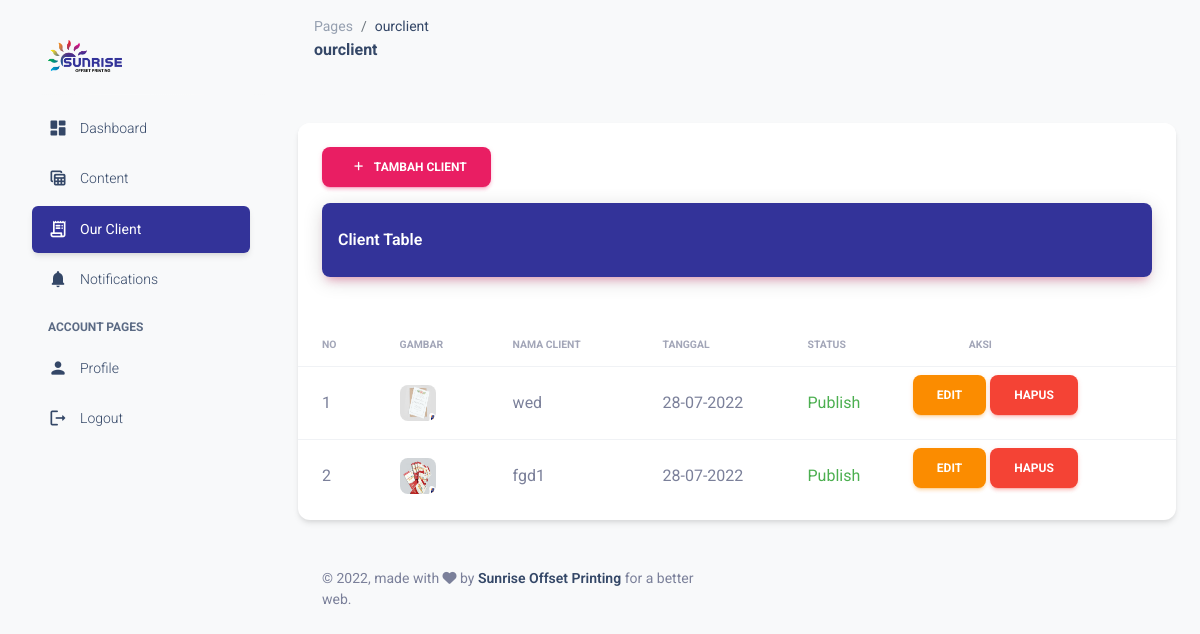
The page /admin/ourclient.php on the database as committed earlier.
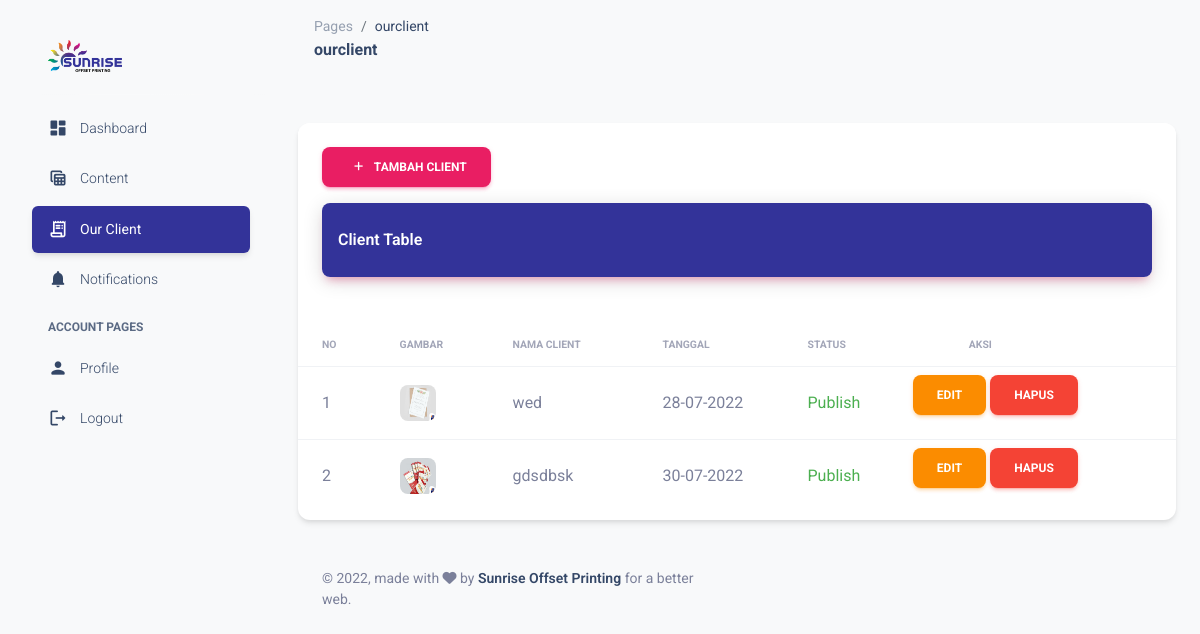
The same page on the database as committed later.
### tables this page shows
CREATE TABLE `ourclient` (
  `id_logoclient` int(11) NOT NULL,
  `kode_logo` varchar(10) NOT NULL,
  `nama_client` varchar(100) NOT NULL,
  `gambar` varchar(100) NOT NULL,
  `tanggal` datetime NOT NULL,
  `status` int(11) NOT NULL
);

### admin/ourclient.php (the view, shortened to what the changed rows need)
<!DOCTYPE html>
<html lang="en">
  <head>
<link href="../admin/assets/css/nucleo-icons.css" rel="stylesheet" />
<link href="../admin/assets/css/nucleo-svg.css" rel="stylesheet" />
<link id="pagestyle" href="../admin/assets/css/material-dashboard.css" rel="stylesheet" />
  </head>
  <body class="g-sidenav-show  bg-gray-100">
      <main class="main-content border-radius-lg ">
<div class="container-fluid py-4">
      <div class="row">
        <div class="col-12">
          <div class="card my-4">
            <div class="card-body px-0 pb-2">
              <div class="table-responsive p-0">
                <table class="table align-items-center mb-0">
                  <thead>
                    <tr>
                      <th class="text-uppercase text-secondary text-xxs font-weight-bolder opacity-7 ps-4">No</th>
                      <th class="text-uppercase text-secondary text-xxs font-weight-bolder opacity-7 ps-2">Gambar</th>
                      <th class="text-uppercase text-secondary text-xxs font-weight-bolder opacity-7 ps-2">Nama Client</th>
                      <th class="text-uppercase text-secondary text-xxs font-weight-bolder opacity-7 ps-2">Tanggal</th>
                      <th class="text-uppercase text-secondary text-xxs font-weight-bolder opacity-7 ps-2">Status</th>
                      <th class="text-uppercase text-secondary text-xxs font-weight-bolder opacity-7 ps-6">aksi</th>
                    </tr>
                  </thead>
                  <tbody>
                  <?php
                        include '../config/database.php';
                        $sql="select * from ourclient order by id_logoclient desc";
                        $hasil=mysqli_query($kon,$sql);
                        $no=0;
                        while ($data = mysqli_fetch_array($hasil)):
                        $no++;
                    ?>
                    <tr>
                    <td class="ps-4"><?php echo $no; ?></td>
                <td><img  src="../assets/img/ourclient/<?php echo $data['gambar'];?>" class="avatar avatar-sm me-3 border-radius-lg" alt="user1" width="80px"></td>
                <td><?php echo $data['nama_client']; ?></td>
                <td><?php echo date("d-m-Y",strtotime($data['tanggal'])); ?></td>
                <td><?php echo $data['status'] == 1 ? "<span class='text-success'>Publish</span>" : "<span class='text-warning'>Konsep</span>"; ?> </td>
                <td>
                    <button class="btn-edit-ourclient btn btn-warning btn-circle" id_logoclient="<?php echo $data['id_logoclient']; ?>" kode_logo="<?php echo $data['kode_logo']; ?>" data-toggle="tooltip" title="Edit ourclient" data-placement="top">Edit</button>
                    <button class="btn-hapus-ourclient btn btn-danger btn-circle"  id_logoclient="<?php echo $data['id_logoclient']; ?>"  gambar="<?php echo $data['gambar']; ?>"  data-toggle="tooltip" title="Hapus produk" data-placement="top">Hapus</button>
                </td>
                 </tr>
                    <?php endwhile; ?>
                  </tbody>
                </table>
              </div>
            </div>
          </div>
        </div>
      </div>
</div>
</main>
  </body>
</html>

Rows that differ between the two databases and show on the page:
changed ourclient: nama_client "fgd1" → "gdsdbsk"; tanggal "28-07-2022" → "30-07-2022"
